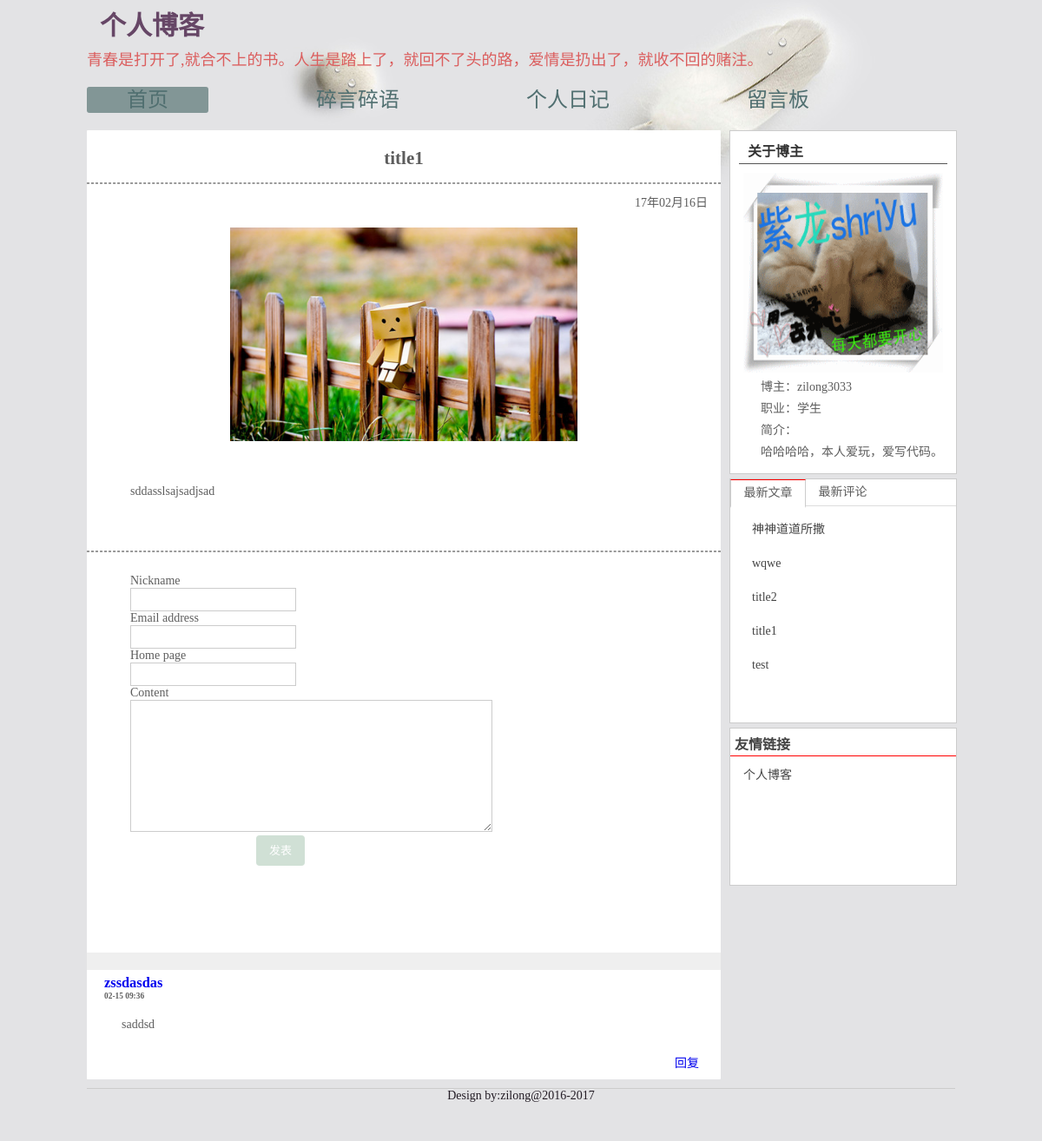
Screenshot of /article/2/ with the database file from the repository.
### app/models.py (models this page shows)
class Articles(models.Model):
    id=models.AutoField(primary_key=True)
    title=models.CharField(max_length=30)
    slug=models.CharField(max_length=30)
    body=models.TextField(null=True)
    image=models.ImageField(upload_to="upload")
    user_id=models.IntegerField()
    datetime=models.DateTimeField(auto_now=True)

class Comments(models.Model):
    id=models.AutoField(primary_key=True)
    nickname=models.CharField(max_length=20)
    email=models.EmailField(null=True)
    website=models.URLField(null=True)
    content=models.TextField(null=True)
    article_id=models.IntegerField()
    datetime=models.DateTimeField(auto_now=True)

### app/views.py (the view)
# urls.py: url(r'^article/(\d+)/$',views.article_show,name="article"),
def article_show(request,id):
    sql="select * from app_articles where id=%d" % int(id)
    article=Articles.objects.raw(sql)
    sql1='select * from app_comments where article_id=%d' % int(id)
    article_comments=Comments.objects.raw(sql1)
    return render(request,'show.html',{'aarticle':article,'article_comments':article_comments,'new_articles':new_articles,'comments':comments})

### app/templates/show.html (shortened to what this page needs)
{% extends 'default.html'%}
{% block content %}
<div class="left" id="c_left">
    <div class="content_text2">
    {%for a in aarticle%}
   <center><h2>{{a.title}}</h2></center>
    <hr style="border: 1px dashed #999;margin-top:15px;">
    <div id="date" style="text-align:right;margin-top:10px;margin-right:15px">
        {{a.datetime|date:"y年m月d日"}}
    </div>
    {% if a.image %}
        <img src="/media/{{a.image}}" width="400"  height="246" alt="" style="margin:auto;margin-top:20px;">
    {% endif %}
    <div id="dd_text_1" style="padding:50px;">
    <p>
        {{a.body}}
    </p>
    </div>
    <hr style="border: 1px dashed #999;margin-top:10px;">
    <div id="comments" style="margin-bottom:100px;margin-top:25px;">
    <div id="new" style="margin-left:50px">
        <form action="{% url 'comment' %}" method="POST">
            <div class="form-row field-nickname">
                <label for="id_nickname" class="required">Nickname</label><br>
                <input type="text" name="nickname" style="border: 1px solid #ccc;padding: 5px 6px;" maxlength="20" required="required">
            </div>
            <div class="form-row field-email">
                <label for="id_email" class="required">Email address</label><br>
                <input type="email" name="email" style="border: 1px solid #ccc;padding: 5px 6px;" maxlength="20" required="required">
            </div>
            <div class="form-row field-website">
                <label for="id_website">Home page</label><br>
                <input type="text" style="border: 1px solid #ccc;padding: 5px 6px;" name="website" maxlength="20">
            </div>
            <div class="form-row field-body">
          <label for="id_content" class="required">Content</label><br>
          <textarea name="content" style="border: 1px solid #ccc;" rows="10"  cols="50" required="required"></textarea>
        </div>
        <button type="submit" class="default" style="margin-left:145px;background: #D0E0D5;border: none;font-size: 13px;padding: 10px 15px;color: #fff;border-radius: 4px;line-height: 15px;">发表</button>
      </form>
    </div>
</div>
{% endfor %}
    <div class="conmments" style="margin-top: 100px;">
        {% for article_comment in article_comments %}
            <div class="one" style="border-top:solid 20px #efefef;padding:5px 20px;">
                <div class="nickname" data="{{article_comment.nickname}}">
                    <a href="{{article_comment.website}}">
                    <h3>{{article_comment.nickname}}</h3>
                    </a>
                    <h6>{{article_comment.datetime|date:"m-d H:i"}}</h6>
                </div>
                <div class="content">
                    <p style="padding:20px;">
                        {{article_comment.content}}
                    </p>
                </div>
                <div calss="reply" style="text-align:right;padding:5px;">
                <a href="#new" onclick="reply(this);">回复</a>
                </div>
            </div>
        {% endfor %}
    </div>
    </div>
</div>
{% endblock %}

### app/templates/default.html (shortened to what this page needs)
<!DOCTYPE HTML>
<html lang="zh-CN">
<head>
<link rel="stylesheet" href="/static/css/index.css"/>
<link rel="stylesheet" href="/static/css/style.css"/>
</head>
<body>
    <div id="header">
      <h1>个人博客</h1>
      <p>青春是打开了,就合不上的书。人生是踏上了，就回不了头的路，爱情是扔出了，就收不回的赌注。</p>
    </div>
     <div id="nav">
        <ul>
        <center>
         <li><a href="/">首页</a></li>
         <li><a href="/shuo/">碎言碎语</a></li>
         <li><a href="/riji/">个人日记</a></li>
         <li><a href="/guestbook/">留言板</a></li>
         </center>
        </ul>
      </div>
    <div id="content">
        {% block content %}
        {% endblock %}
         <div class="right" id="c_right">
          <div class="s_about">
          <h2>关于博主</h2>
           <img src="/static/images/my.gif" width="230" height="230" alt="博主"/>
           <p>博主：zilong3033</p>
           <p>职业：学生</p>
           <p>简介：</p>
           <p>
            哈哈哈哈，本人爱玩，爱写代码。
           </p>
           <br>
          </div>
           <div class="lanmubox">
              <div class="hd">
               <ul><li>最新文章</li><li>最新评论</li></ul>
              </div>
              <div class="bd">
                <ul>
                {% for article in new_articles %}
					<li><a href="{% url 'article' article.id %}" title="{{article.title}}">{{article.title}}</a></li>
                {% endfor %}
				</ul>
              </div>
           </div>
           <div class="link">
            <h2>友情链接</h2>
            <p><a href="http://blog.zilong3033.cn">个人博客</a></p>
           </div>
         </div>
    </div>
    <div id="footer">
     <p>Design by:<a href="http://zilong3033.cn" target="_blank">zilong@2016-2017</a></p>
    </div>
</body>
</html>

### app/static/css/index.css (style rules this page uses)
* { margin:0; padding:0px; }
body { font-size:14px;font-family:"微软雅黑";background:#E3E3E5 url(../images/bg.jpg) 50% top scroll no-repeat;color:#5d5d5d; }
a { text-decoration:none; }
.left { float:left; }
.right { float:right; }
li { list-style:none; }
img { display:block;border:0px; }
#header { width:1000px;margin:0 auto; }
#header h1 { font-size:30px;color:#664666;padding:5px 0 5px 15px;font-weight:600; }
#header p { font-size:18px;color:#DB5E5E;font-weight:500; }
#nav { width:1000px;margin:20px auto; }
#nav ul li { width:240px;height:30px;line-height:30px;float:left;text-align:center;margin:0px 2px 0px 0px; }
#nav ul li a { color:#506F70;font-size:24px;width:140px;height:30px;display:block; }
#nava { display:block;color:#fff;width:140px;height:30px;background:#829696;border-radius:3px; }
#content { width:1000px;margin:5px auto; }
#c_left { width:730px; background:#fff;border-radius:1px; }
#c_left .content_text2 { width:730px;margin-top:20px; }
#c_right { width:260px; }
#c_right .s_about { width:260px;border:1px solid #ccc;background:#fff; }
#c_right .s_about h2 { width:230px;margin:0 auto;font-size:16px;color:#333;padding:10px 0px 3px 10px;border-bottom:1px solid #555; }
#c_right .s_about img { margin:0 auto;margin-top:10px; }
#c_right .s_about p { padding-left:35px;margin-top:5px; }
#c_right .lanmubox { width:260px;height:280px;border:1px solid #ccc;margin-top:5px;background:#fff; }
.lanmubox .hd { width:260px;height:30px;border-bottom:1px solid #ddd; }
.lanmubox .hd ul li { float:left;width:85px;height:30px;line-height:30px;text-align:center; cursor:pointer; }
.lanmubox .hd ul li.on { height:30px;background:#fff;border:1px solid #ccc;border-bottom:2px solid #fff;border-top:1px solid #f00; }
.lanmubox .bd { width:260px;zoom:1;overflow:hidden; }
.lanmubox .bd ul li { width:230px;padding-left:25px;height:29px;line-height:29px;margin-top:10px }
.lanmubox .bd ul li a { color:#444;font-size:14px; }
#c_right .link { width:260px;height:180px;border:1px solid #ccc;margin-top:5px;background:#fff; }
.link h2 { font-size:16px;color:#444;padding:5px 0px 2px 5px;border-bottom:1px solid red; }
.link p { padding:10px 0px 0px 15px; }
.link p a { color:#444; }
#footer { width:1000px;height:50px;margin:10px auto;border-top:1px solid #ccc; }
#footer p { text-align:center;font-size:14px;color:#231C25; }
#footer p a { color:#231C25; }

### app/static/css/style.css (style rules this page uses)
* { marigin:0px; padding:0px; }
body { font-size:14px;font-family:"微软雅黑";background:#E3E3E5 url(../images/bg.jpg) 50% top scroll no-repeat;color:#5d5d5d; }
a { text-decoration:none; }
.left { float:left; }
.right { float:right; }
li { list-style:none; }
img { display:block;border:0px; }

### rows the page displays
Articles: title "title1", datetime "17年02月16日", image (picture), body "sddasslsajsadjsad"
Comments: nickname "zssdasdas", datetime "02-15 09:36", content "saddsd"
Articles: title "神神道道所撒"
Articles: title "wqwe"
Articles: title "title2"
Articles: title "test"
